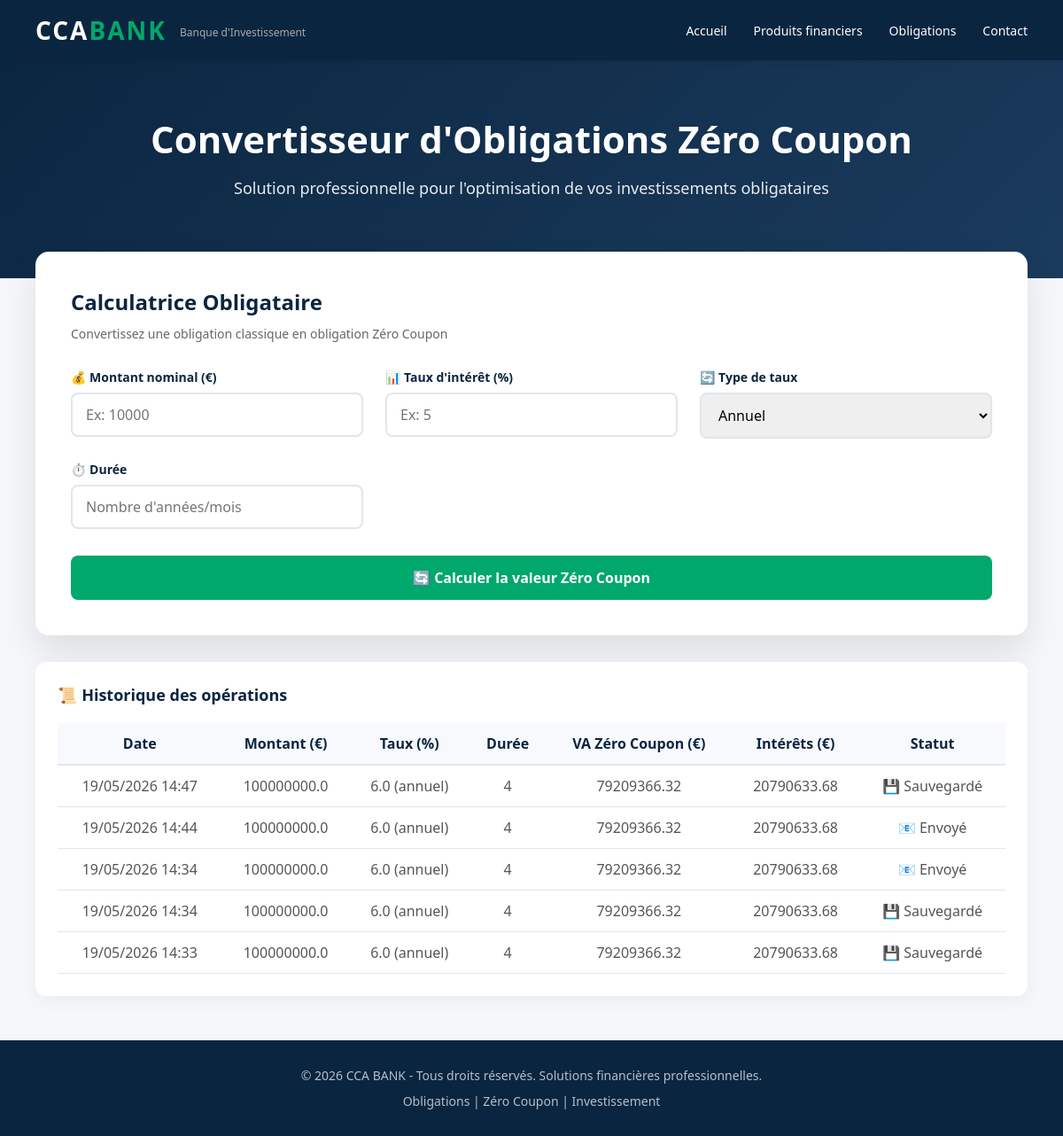
The page / on the database its author committed.
### convertisseur/models.py (models this page shows, shortened)
class CalculHistorique(models.Model):
    montant = models.FloatField()
    taux = models.FloatField()
    type_taux = models.CharField(max_length=10)  # 'annuel' ou 'mensuel'
    duree = models.IntegerField()
    valeur_actuelle = models.FloatField()
    interets_totaux = models.FloatField()
    date_calcul = models.DateTimeField(default=timezone.now)
    email_envoye = models.BooleanField(default=False)

### convertisseur/views.py (the view, shortened to what this page needs)
# urls.py: path('', views.calculer, name='calculer'),
def calculer(request):
    contexte = {}
    contexte['historique'] = CalculHistorique.objects.all().order_by('-date_calcul')[:10]
    return render(request, 'convertisseur/index.html', contexte)

### convertisseur/templates/convertisseur/index.html (shortened to what this page needs)
<!DOCTYPE html>
<html lang="fr">
<head>
</head>
<body>
    <header class="bank-header">
        <div class="bank-container">
            <div class="bank-nav">
                <div class="logo-area">
                    <div class="bank-logo">CCA<span>BANK</span></div>
                    <div class="bank-tagline">Banque d'Investissement</div>
                </div>
                <div class="nav-links">
                    <a href="#">Accueil</a>
                    <a href="#">Produits financiers</a>
                    <a href="#">Obligations</a>
                    <a href="#">Contact</a>
                </div>
            </div>
        </div>
    </header>
    <section class="hero">
        <div class="bank-container">
            <div class="hero-content">
                <h1>Convertisseur d'Obligations Zéro Coupon</h1>
                <p>Solution professionnelle pour l'optimisation de vos investissements obligataires</p>
            </div>
        </div>
    </section>
    <div class="main-container">
        <div class="form-card">
            <h2 class="card-title">Calculatrice Obligataire</h2>
            <p class="card-subtitle">Convertissez une obligation classique en obligation Zéro Coupon</p>
            <form method="POST">
                <div class="form-grid">
                    <div class="form-group">
                        <label>💰 Montant nominal (€)</label>
                        <input type="number" name="montant" step="0.01" required placeholder="Ex: 10000">
                    </div>
                    <div class="form-group">
                        <label>📊 Taux d'intérêt (%)</label>
                        <input type="number" name="taux" step="0.01" required placeholder="Ex: 5">
                    </div>
                    <div class="form-group">
                        <label>🔄 Type de taux</label>
                        <select name="type_taux" required>
                            <option value="annuel">Annuel</option>
                        </select>
                    </div>
                    <div class="form-group">
                        <label>⏱️ Durée</label>
                        <input type="number" name="duree" required placeholder="Nombre d'années/mois">
                    </div>
                </div>
                <button type="submit" class="btn-convertir">🔄 Calculer la valeur Zéro Coupon</button>
            </form>
        </div>
        <div class="history-section">
            <h3>📜 Historique des opérations</h3>
            {% if historique %}
            <div style="overflow-x: auto;">
                <table>
                    <thead>
                        <tr>
                            <th>Date</th>
                            <th>Montant (€)</th>
                            <th>Taux (%)</th>
                            <th>Durée</th>
                            <th>VA Zéro Coupon (€)</th>
                            <th>Intérêts (€)</th>
                            <th>Statut</th>
                        </tr>
                    </thead>
                    <tbody>
                        {% for calc in historique %}
                        <tr>
                            <td>{{ calc.date_calcul|date:"d/m/Y H:i" }}</td>
                            <td>{{ calc.montant }}</td>
                            <td>{{ calc.taux }} ({{ calc.type_taux }})</td>
                            <td>{{ calc.duree }}</td>
                            <td>{{ calc.valeur_actuelle }}</td>
                            <td>{{ calc.interets_totaux }}</td>
                            <td>{% if calc.email_envoye %}📧 Envoyé{% else %}💾 Sauvegardé{% endif %}</td>
                        </tr>
                        {% endfor %}
                    </tbody>
                </table>
            </div>
            {% else %}
            <p style="text-align: center; color: #666;">Aucune opération enregistrée</p>
            {% endif %}
        </div>
    </div>
    <footer class="bank-footer">
        <div class="bank-container">
            <div class="footer-content">
                <p>© 2026 CCA BANK - Tous droits réservés. Solutions financières professionnelles.</p>
                <p style="margin-top: 10px;">Obligations | Zéro Coupon | Investissement</p>
            </div>
        </div>
    </footer>
</body>
</html>

### convertisseur/templates/convertisseur/index.html (style rules this page uses)
* { margin: 0; padding: 0; box-sizing: border-box; }
body { font-family: 'Segoe UI', 'Montserrat', 'Poppins', Tahoma, Geneva, Verdana, sans-serif; background: #f5f7fa; min-height: 100vh; }
.bank-header { background: #0a2540; color: white; padding: 15px 0; position: sticky; top: 0; z-index: 1000; box-shadow: 0 2px 10px rgba(0,0,0,0.1); }
.bank-container { max-width: 1400px; margin: 0 auto; padding: 0 40px; }
.bank-nav { display: flex; justify-content: space-between; align-items: center; }
.logo-area { display: flex; align-items: center; gap: 15px; }
.bank-logo { font-size: 28px; font-weight: 700; letter-spacing: 2px; }
.bank-logo span { color: #00a86b; }
.bank-tagline { font-size: 12px; color: #aaa; margin-top: 5px; }
.nav-links { display: flex; gap: 30px; }
.nav-links a { color: white; text-decoration: none; font-size: 14px; font-weight: 500; transition: color 0.3s; }
.hero { background: linear-gradient(135deg, #0a2540 0%, #1a3a5c 100%); color: white; padding: 60px 0; position: relative; overflow: hidden; }
.hero::before { content: ''; position: absolute; top: 0; left: 0; right: 0; bottom: 0; opacity: 0.1; }
.hero-content { position: relative; z-index: 1; text-align: center; }
.hero h1 { font-size: 42px; margin-bottom: 15px; font-weight: 700; }
.hero p { font-size: 18px; opacity: 0.9; margin-bottom: 30px; }
.main-container { max-width: 1400px; margin: -30px auto 40px; padding: 0 40px; position: relative; z-index: 2; }
.form-card { background: white; border-radius: 15px; box-shadow: 0 20px 40px rgba(0,0,0,0.1); padding: 40px; margin-bottom: 30px; }
.card-title { font-size: 24px; color: #0a2540; margin-bottom: 10px; font-weight: 600; }
.card-subtitle { color: #666; margin-bottom: 30px; font-size: 14px; }
.form-grid { display: grid; grid-template-columns: repeat(auto-fit, minmax(250px, 1fr)); gap: 25px; margin-bottom: 30px; }
.form-group { margin-bottom: 0; }
label { display: block; margin-bottom: 8px; font-weight: 600; color: #0a2540; font-size: 14px; }
input, select { width: 100%; padding: 12px 15px; border: 2px solid #e0e6ed; border-radius: 8px; font-size: 16px; transition: all 0.3s; font-family: inherit; }
.btn-convertir { background: #00a86b; color: white; padding: 14px 35px; border: none; border-radius: 8px; font-size: 16px; font-weight: 600; cursor: pointer; width: 100%; transition: all 0.3s; font-family: inherit; }
table { width: 100%; border-collapse: collapse; }
th { background: #f8f9fc; padding: 12px; text-align: center; font-weight: 600; color: #0a2540; border-bottom: 2px solid #e0e6ed; }
td { padding: 12px; text-align: center; border-bottom: 1px solid #e0e6ed; color: #555; }
.history-section { background: white; border-radius: 12px; padding: 25px; margin-top: 30px; box-shadow: 0 5px 20px rgba(0,0,0,0.05); }
.history-section h3 { color: #0a2540; margin-bottom: 20px; font-size: 18px; }
.bank-footer { background: #0a2540; color: white; padding: 30px 0; margin-top: 50px; text-align: center; }
.footer-content p { opacity: 0.7; font-size: 14px; }

### rows shown on the page
CalculHistorique: date_calcul "19/05/2026 14:47", montant "100000000.0", taux "6.0", type_taux "annuel", duree "4", valeur_actuelle "79209366.32", interets_totaux "20790633.68", email_envoye "💾 Sauvegardé"
CalculHistorique: date_calcul "19/05/2026 14:44", montant "100000000.0", taux "6.0", type_taux "annuel", duree "4", valeur_actuelle "79209366.32", interets_totaux "20790633.68", email_envoye "📧 Envoyé"
CalculHistorique: date_calcul "19/05/2026 14:34", montant "100000000.0", taux "6.0", type_taux "annuel", duree "4", valeur_actuelle "79209366.32", interets_totaux "20790633.68", email_envoye "📧 Envoyé"
CalculHistorique: date_calcul "19/05/2026 14:34", montant "100000000.0", taux "6.0", type_taux "annuel", duree "4", valeur_actuelle "79209366.32", interets_totaux "20790633.68", email_envoye "💾 Sauvegardé"
CalculHistorique: date_calcul "19/05/2026 14:33", montant "100000000.0", taux "6.0", type_taux "annuel", duree "4", valeur_actuelle "79209366.32", interets_totaux "20790633.68", email_envoye "💾 Sauvegardé"
